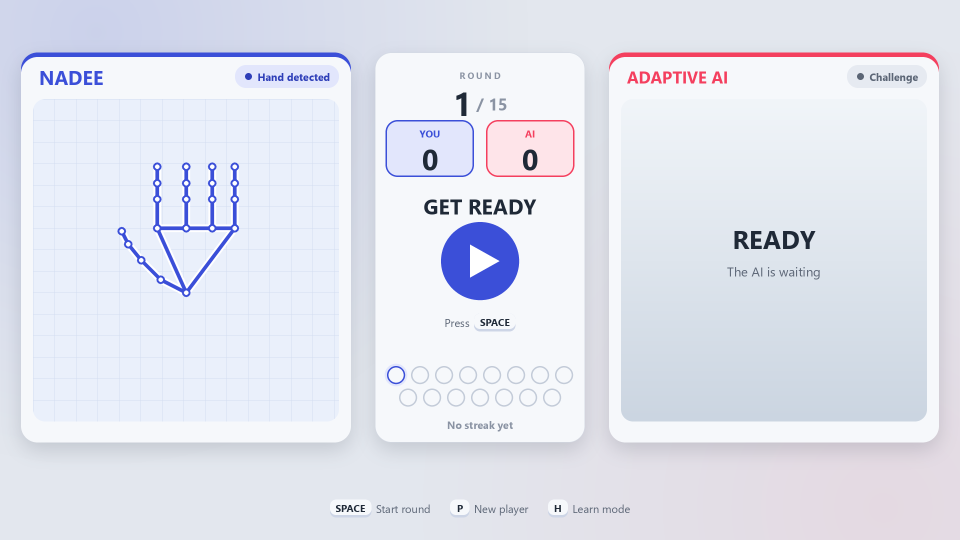
#> input picture demo/05-ready.png, 1920 x 1080 px (shown at 1/2 size)
$ python make_laptop_mockups.py ../demo/05-ready.png
#> lines starting #> are read from the running program, lines starting #| are printed output that depends on the picture; after the words box and inside, x2 and y2 are one past the last pixel; in counts of white or black regions, pixels touching at a corner belong together
"""Put screenshots inside a screen frame (just the display, no laptop base), with a transparent background.

    python tools/make_laptop_mockups.py                 # the four poster pictures, plus an empty frame
    python tools/make_laptop_mockups.py shot1.png ...   # your own screenshots
    add --laptop to include the laptop base

Each result is saved as screen-<name>.png (laptop-<name>.png with --laptop) in design/poster-assets/.
`screen-frame-empty.png` has a transparent screen: place it above a picture in Canva and the picture shows through.
"""
import os
import sys

from PIL import Image, ImageDraw, ImageFilter

ROOT = os.path.dirname(os.path.dirname(os.path.abspath(__file__)))
OUT = os.path.join(ROOT, "design", "poster-assets")

SCREEN_W, SCREEN_H = 1920, 1080     # the screen's picture area, in pixels
SIDE, TOP, BOTTOM = 38, 40, 46      # bezel widths around the screen
PAD = 70                            # transparent margin around the laptop, for the shadow
SS = 2                              # drawn at twice the size and shrunk, so edges are smooth

LID_W = SCREEN_W + 2 * SIDE
LID_H = SCREEN_H + TOP + BOTTOM
BASE_W = int(LID_W * 1.1)
BASE_H = 58


def _dims(with_base):
    width = (BASE_W if with_base else LID_W) + 2 * PAD
    height = LID_H + (BASE_H if with_base else 0) + 2 * PAD
    lid_x = (width - LID_W) // 2
    screen_box = (lid_x + SIDE, PAD + TOP, lid_x + SIDE + SCREEN_W, PAD + TOP + SCREEN_H)
    return width, height, lid_x, PAD, screen_box


# [7 lines left out: function _gradient, not called in this run]


def make_frame(with_base=False):
    """The screen (and the laptop base, if asked) on a transparent background, with a see-through screen."""
    WIDTH, HEIGHT, LID_X, LID_Y, SCREEN_BOX = _dims(with_base)
    big = (WIDTH * SS, HEIGHT * SS)
    layer = Image.new("RGBA", big, (0, 0, 0, 0))
    draw = ImageDraw.Draw(layer)
    s = lambda *values: [v * SS for v in values]

    # soft shadow under the base
    shadow = Image.new("L", big, 0)
    foot = LID_Y + LID_H + (BASE_H if with_base else 0)
    ImageDraw.Draw(shadow).ellipse(s(LID_X - 20, foot - 18, LID_X + LID_W + 20, foot + 40), fill=120 if with_base else 90)
    shadow = shadow.filter(ImageFilter.GaussianBlur(26 * SS))
    layer.paste(Image.new("RGBA", big, (20, 28, 50, 255)), (0, 0), shadow)

    if with_base:
        # base: a flat silver slab with a rounded front edge
        base_x = (WIDTH - BASE_W) // 2
        base_y = LID_Y + LID_H - 2
        base_mask = Image.new("L", big, 0)
        bd = ImageDraw.Draw(base_mask)
        bd.rounded_rectangle(s(base_x, base_y - 30, base_x + BASE_W, base_y + BASE_H), radius=30 * SS, fill=255)
        bd.rectangle(s(base_x, base_y - 30, base_x + BASE_W, base_y), fill=255)
        base_fill = _gradient(big, (222, 226, 233), (170, 177, 190)).convert("RGBA")
        layer.paste(base_fill, (0, 0), base_mask)
        draw.rounded_rectangle(s(WIDTH // 2 - 190, base_y, WIDTH // 2 + 190, base_y + 17), radius=9 * SS, fill=(120, 128, 143, 255))

    # lid: dark bezel with a faint edge light
    draw.rounded_rectangle(s(LID_X, LID_Y, LID_X + LID_W, LID_Y + LID_H), radius=34 * SS, fill=(54, 63, 82, 255))
    draw.rounded_rectangle(s(LID_X + 2, LID_Y + 2, LID_X + LID_W - 2, LID_Y + LID_H - 2), radius=32 * SS, fill=(24, 30, 44, 255))
    cx = WIDTH // 2
    draw.ellipse(s(cx - 7, LID_Y + 14, cx + 7, LID_Y + 28), fill=(44, 54, 74, 255))
    draw.ellipse(s(cx - 3, LID_Y + 18, cx + 3, LID_Y + 24), fill=(10, 14, 24, 255))

    # cut the screen out, so a picture placed behind the frame shows through
    hole = Image.new("L", big, 255)
    ImageDraw.Draw(hole).rounded_rectangle(s(*SCREEN_BOX), radius=10 * SS, fill=0)
    layer.putalpha(Image.composite(layer.getchannel("A"), Image.new("L", big, 0), hole))
    return layer.resize((WIDTH, HEIGHT), Image.LANCZOS)


def put_in_laptop(screenshot_path=None, with_base=False):
    """The frame with this screenshot on its screen (or an empty see-through screen)."""
    WIDTH, HEIGHT, _, _, SCREEN_BOX = _dims(with_base)
    result = Image.new("RGBA", (WIDTH, HEIGHT), (0, 0, 0, 0))
    if screenshot_path:
        shot = Image.open(screenshot_path).convert("RGB")
        scale = max(SCREEN_W / shot.width, SCREEN_H / shot.height)        # fill the screen, cropping any excess
        shot = shot.resize((round(shot.width * scale), round(shot.height * scale)), Image.LANCZOS)
        left, top = (shot.width - SCREEN_W) // 2, (shot.height - SCREEN_H) // 2
        result.paste(shot.crop((left, top, left + SCREEN_W, top + SCREEN_H)), SCREEN_BOX[:2])
    result.alpha_composite(make_frame(with_base))
    return result


def main(args):
    with_base = "--laptop" in args
    paths = [a for a in args if not a.startswith("--")]
    prefix = "laptop" if with_base else "screen"
    os.makedirs(OUT, exist_ok=True)
    if not paths:
        demo = os.path.join(ROOT, "demo")
        paths = [os.path.join(demo, name) for name in ("05-ready.png", "07-you-win.png", "10-learn-mode.png", "12-report.png")]
        put_in_laptop(None, with_base).save(os.path.join(OUT, f"{prefix}-frame-empty.png"))
    for path in paths:
        name = os.path.splitext(os.path.basename(path))[0]
        put_in_laptop(path, with_base).save(os.path.join(OUT, f"{prefix}-{name}.png"))
#> in put_in_laptop, shot is the input picture: PIL image 1920x1080 RGB; mean R, G, B 225.4, 228.3, 238.9
#> in put_in_laptop, `result.paste(shot.crop((left, top, left + SCREEN_W, top + SCREEN_H)), ..`:
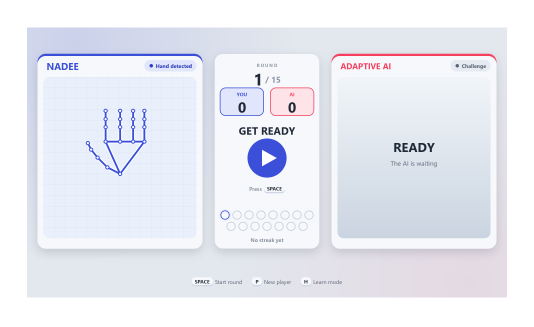
#> result: PIL image 2136x1306 RGBA (shown at 1/4 size); mean R, G, B, A 167.5, 169.7, 177.6, 189.5; transparent parts drawn white
#> in make_frame, `ImageDraw.Draw(shadow).ellipse(s(LID_X - 20, foot - 18, LID_X + LID_W ..`:
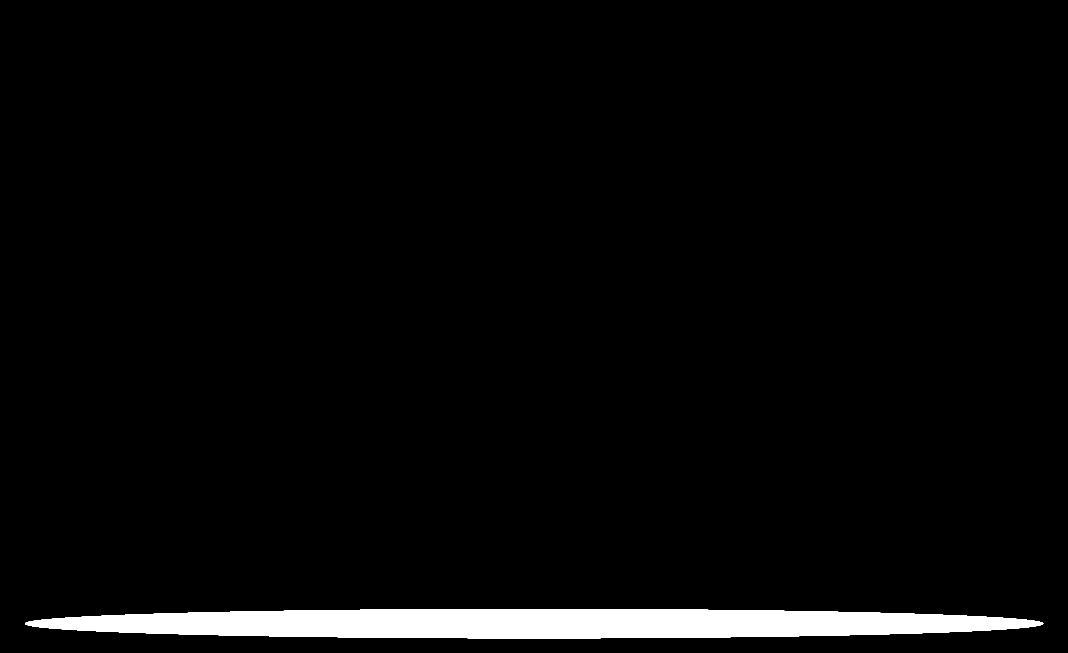
#> shadow: PIL image 4272x2612 L (shown at 1/4 size); values 0 (black) and 90 (white), 3.4% white; 1 white region, box (x1, y1, x2, y2) and area: (100, 2436, 4173, 2553) 375133
#> in make_frame, `shadow = shadow.filter(ImageFilter.GaussianBlur(26 * SS))`:
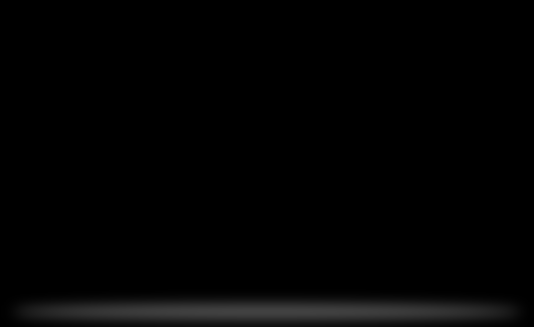
#> shadow: PIL image 4272x2612 L (shown at 1/8 size); min 0, max 65, mean 3
#> in make_frame, `ImageDraw.Draw(hole).rounded_rectangle(s(*SCREEN_BOX), radius=10 * SS,..`:
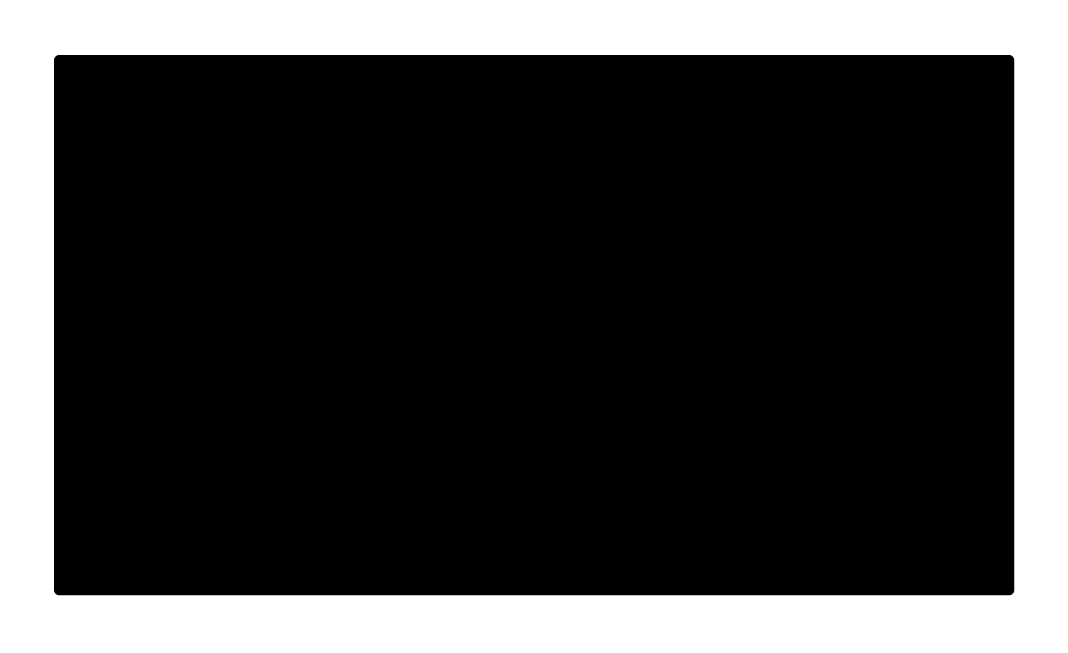
#> hole: PIL image 4272x2612 L (shown at 1/4 size); 25.6% white; 1 white region, box (x1, y1, x2, y2) and area: (0, 0, 4272, 2612) 2858431
#> in make_frame, `layer.putalpha(Image.composite(layer.getchannel("A"), Image.new("L", b..`:
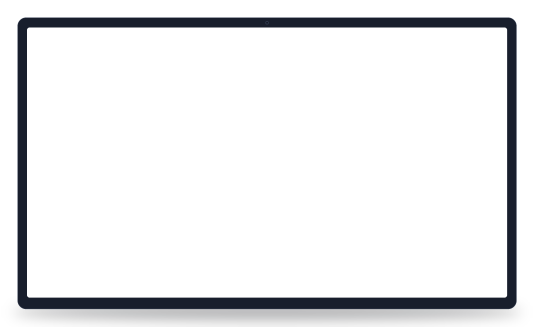
#> layer: PIL image 4272x2612 RGBA (shown at 1/8 size); mean R, G, B, A 20.3, 25.4, 37.3, 25; transparent parts drawn white
#> in put_in_laptop, `result.alpha_composite(make_frame(with_base))`:
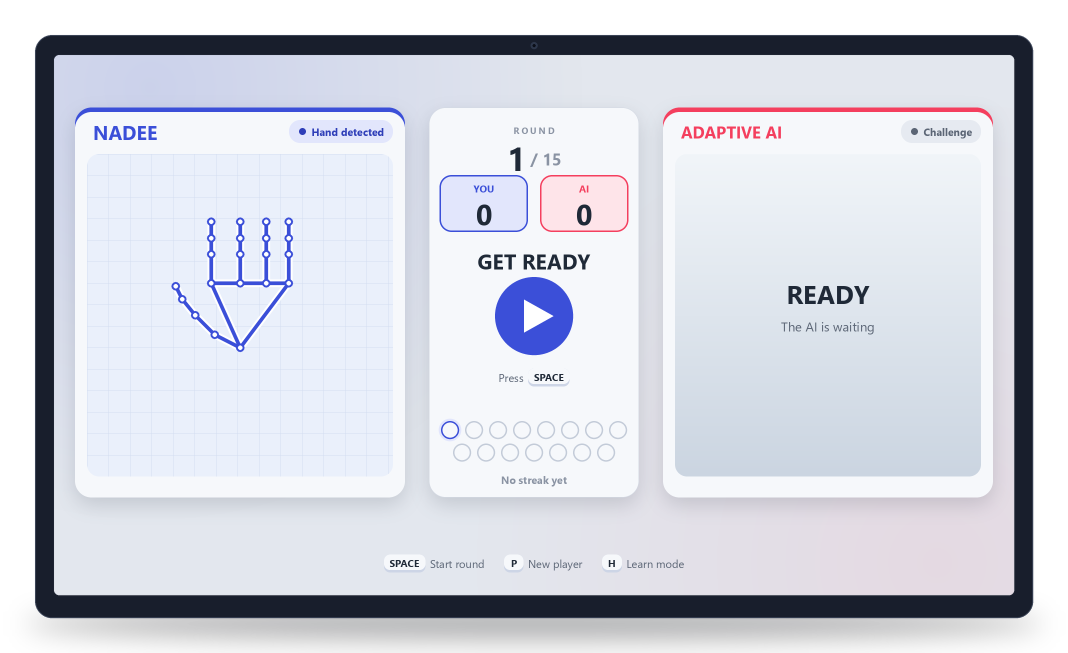
#> result: PIL image 2136x1306 RGBA (shown at 1/2 size); mean R, G, B, A 170, 172.8, 182.2, 214.5; transparent parts drawn white
        print("wrote", f"{prefix}-{name}.png")


if __name__ == "__main__":
    main(sys.argv[1:])

$ run again, with demo/01-start.png copied over demo/05-ready.png
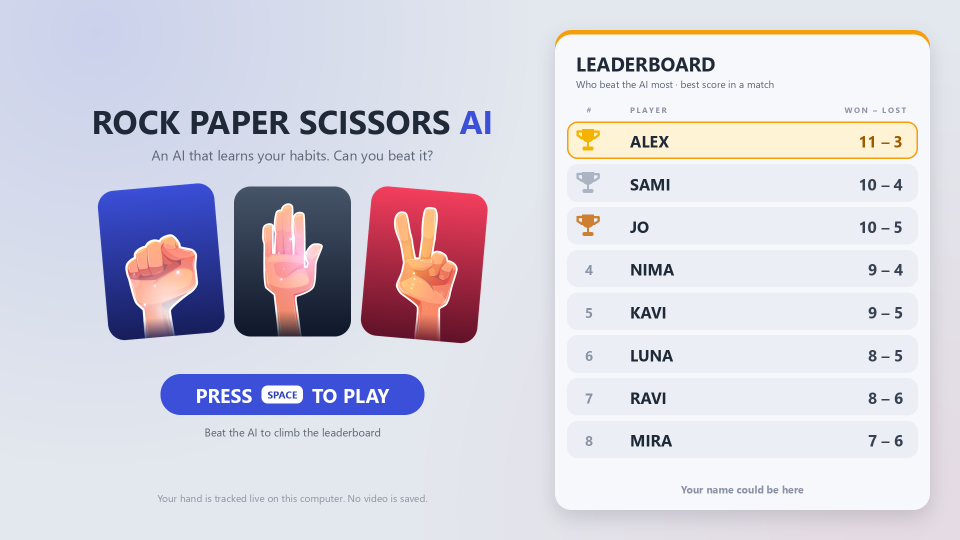
#> input picture demo/01-start.png, 1920 x 1080 px (shown at 1/2 size)
#> in put_in_laptop, shot is the input picture: PIL image 1920x1080 RGB; mean R, G, B 212.1, 210.2, 221.8
#> in put_in_laptop, `result.paste(shot.crop((left, top, left + SCREEN_W, top + SCREEN_H)), ..`:
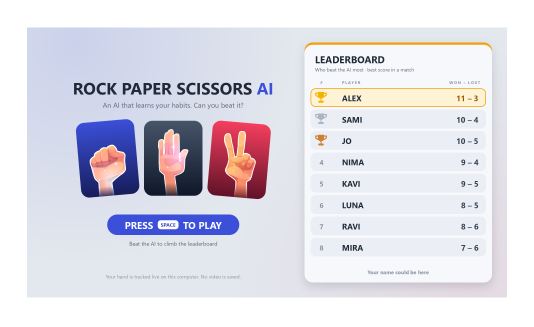
#> result: PIL image 2136x1306 RGBA (shown at 1/4 size); mean R, G, B, A 157.7, 156.2, 164.8, 189.5; transparent parts drawn white
#> in put_in_laptop, `result.alpha_composite(make_frame(with_base))`:
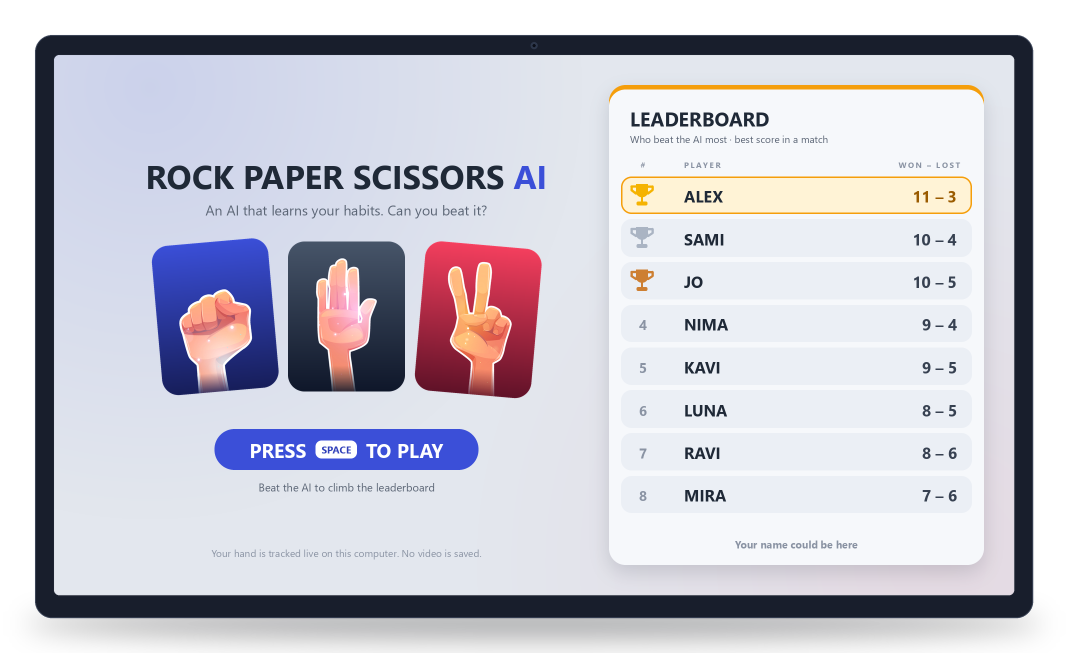
#> result: PIL image 2136x1306 RGBA (shown at 1/2 size); mean R, G, B, A 160.2, 159.4, 169.5, 214.5; transparent parts drawn white

$ run again, with demo/02-name.png copied over demo/05-ready.png
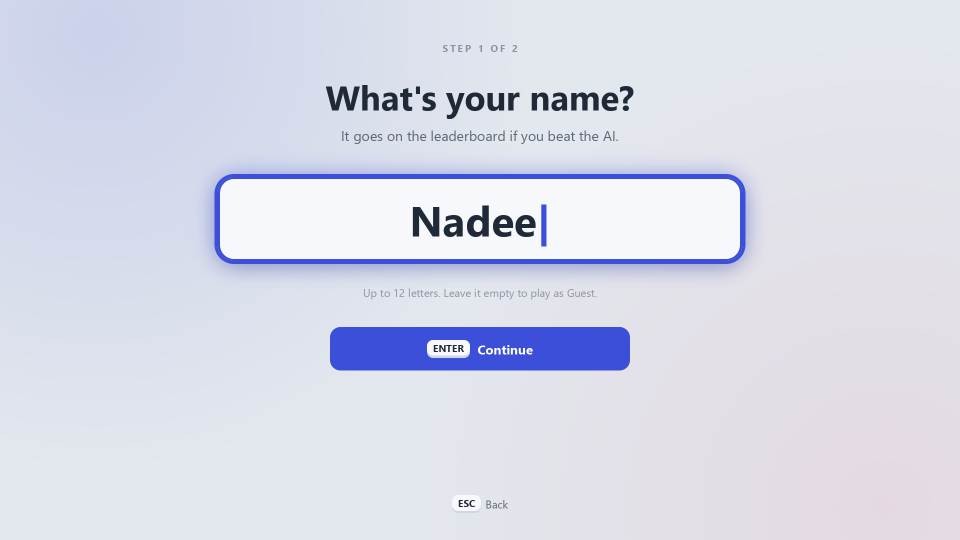
#> input picture demo/02-name.png, 1920 x 1080 px (shown at 1/2 size)
#> in put_in_laptop, shot is the input picture: PIL image 1920x1080 RGB; mean R, G, B 216.1, 218.7, 233.4
#> in put_in_laptop, `result.paste(shot.crop((left, top, left + SCREEN_W, top + SCREEN_H)), ..`:
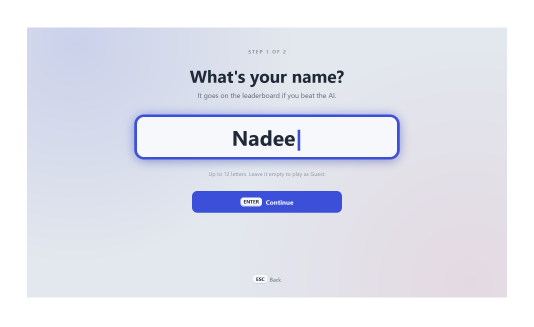
#> result: PIL image 2136x1306 RGBA (shown at 1/4 size); mean R, G, B, A 160.6, 162.6, 173.5, 189.5; transparent parts drawn white
#> in put_in_laptop, `result.alpha_composite(make_frame(with_base))`:
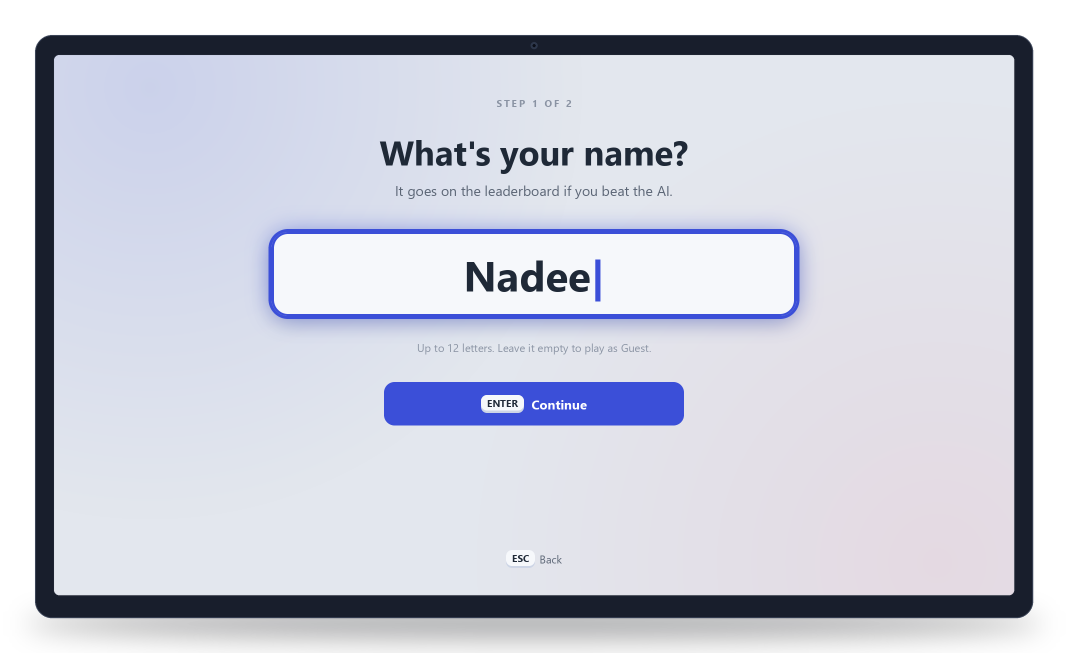
#> result: PIL image 2136x1306 RGBA (shown at 1/2 size); mean R, G, B, A 163.1, 165.7, 178.1, 214.5; transparent parts drawn white
